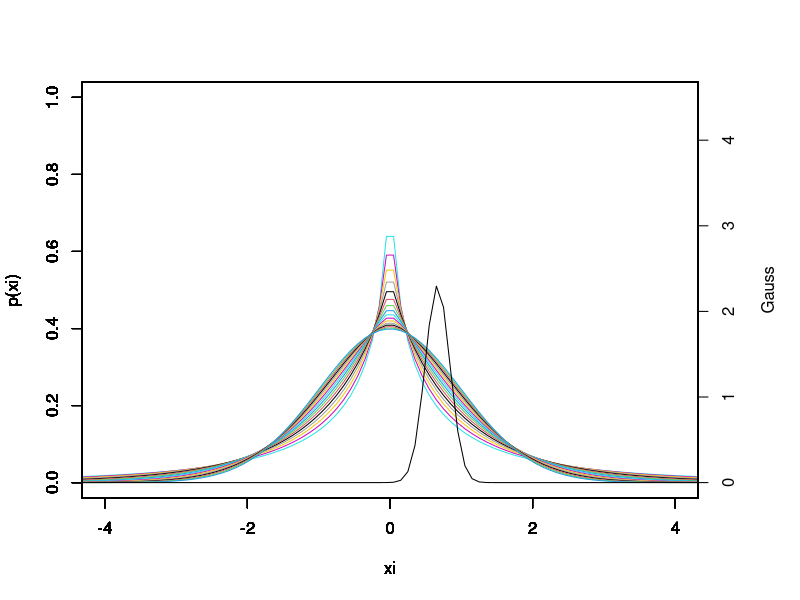

The R source for this figure:
#一般化ガウス族(GGF)
p=function(xi){
    (1/(2*a^(1/a-1)*gamma(1/a)))*exp(-abs(xi)^a/a)
}

a=2

mean=(a^(1/a))*(gamma(2/a)/gamma(1/a))
var=(a^(2/a))*(gamma(3/a)/gamma(1/a))-((a^(1/a))*(gamma(2/a)/gamma(1/a)))^2

Gauss = function(x){
    (1/sqrt(2*pi*(var)^2))*(exp(-((x-(mean))^2)/(2*var^2)))
    
}


xi=seq(-50,50,length=1000)

default.par <- par()
mai <- par()$mai
mai[4] <- mai[1]
par(mai = mai)

for( a in 5:20){
    a = a*0.1
    plot(xi,p(xi),xlab="xi",xlim=c(-4,4),ylim=c(0,1),type="l",col=a*10)
    par(new=T)
}

a=5
par(new=T)
mean=(a^(1/a))*(gamma(2/a)/gamma(1/a))
var=(a^(2/a))*(gamma(3/a)/gamma(1/a))-((a^(1/a))*(gamma(2/a)/gamma(1/a)))^2
plot(xi,Gauss(xi),xlab="xi",ylab="",xlim=c(-4,4),ylim=c(0,4.5), axes = FALSE,type="l")
axis(4)
mtext("Gauss", side = 4, line = 3)
par(default.par)


#確率1
integrate(Gauss,-Inf,Inf)